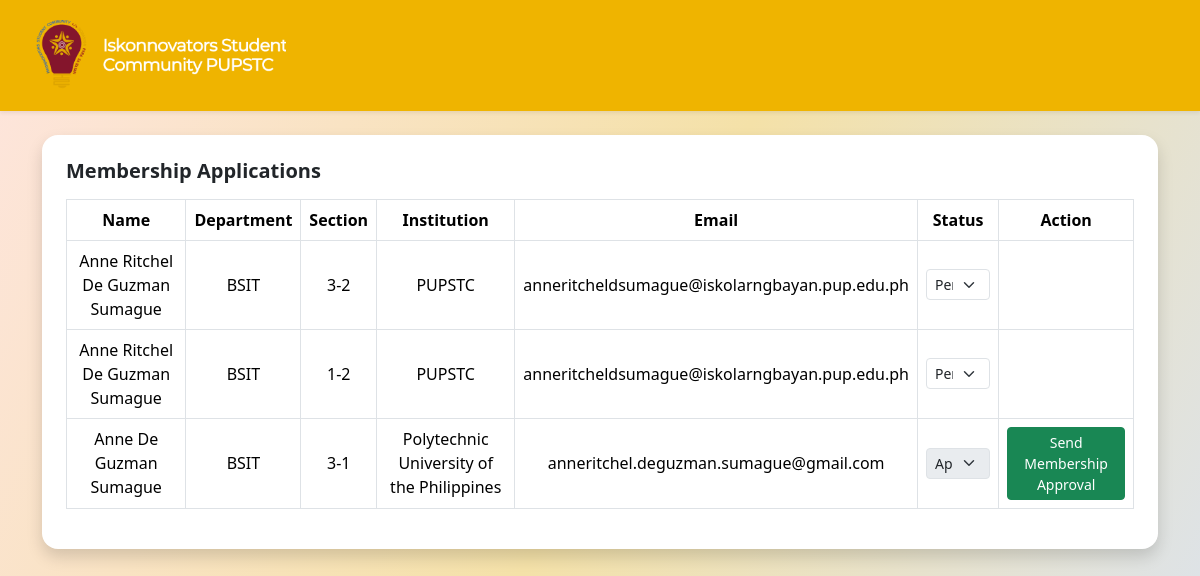
Page /applications.php on the committed database.
### tables this page shows
CREATE TABLE `tbl_applications` (
  `apID` int(11) NOT NULL,
  `apFname` varchar(30) NOT NULL,
  `apLname` varchar(20) NOT NULL,
  `apMname` varchar(20) DEFAULT NULL,
  `apSuffix` varchar(20) DEFAULT NULL,
  `apSalutations` varchar(20) NOT NULL,
  `apPronouns` varchar(20) NOT NULL,
  `apBirthDate` date NOT NULL,
  `apDepartment` varchar(100) NOT NULL,
  `apSection` varchar(20) NOT NULL,
  `apInstitution` varchar(100) NOT NULL,
  `apMobileNo` varchar(20) NOT NULL,
  `apEmail` varchar(100) NOT NULL,
  `apStatusID` int(11) NOT NULL,
  `interviewSent` tinyint(1) NOT NULL DEFAULT 0
);

### applications.php (the view, shortened to what this page needs)
<?php
include("connect.php");
$statusQuery = "SELECT apStatusID, apStatusDesc FROM tbl_applicationstatus ORDER BY apStatusID";
$statusResult = $conn->query($statusQuery);
$statusOptions = [];
if ($statusResult && $statusResult->num_rows > 0) {
    while ($statusRow = $statusResult->fetch_assoc()) {
        $statusOptions[] = $statusRow;
    }
}
$query = "SELECT a.apID, a.apFname, a.apLname, a.apMname, a.apSuffix,
                 a.apDepartment, a.apSection, a.apInstitution, a.apEmail,
                 s.apStatusID, s.apStatusDesc, a.interviewSent
          FROM tbl_applications a
          INNER JOIN tbl_applicationstatus s ON a.apStatusID = s.apStatusID
          ORDER BY a.apID DESC";
$result = $conn->query($query);
function formatDepartment($deptCode)
{
    $departments = ['cs' => 'CS', 'it' => 'BSIT', 'is' => 'IS', 'bsit' => 'BSIT'];
    return isset($departments[strtolower($deptCode)]) ? $departments[strtolower($deptCode)] : strtoupper($deptCode);
}
function buildFullName($fname, $lname, $mname = '', $suffix = '')
{
    $name = trim($fname);
    if (!empty($mname))
        $name .= " " . trim($mname);
    $name .= " " . trim($lname);
    return $name;
}
?>
<!doctype html>
<html lang="en">
<head>
    <link href="https://cdn.jsdelivr.net/npm/bootstrap@5.3.8/dist/css/bootstrap.min.css" rel="stylesheet">
    <link href="assets/style.css" rel="stylesheet">
</head>
<body>
    <nav class="navbar shadow-sm">
        <?php include("shared/navbar.php"); ?>
    </nav>
    <div class="container mt-4">
        <div class="bg-white rounded-4 p-4 shadow">
            <h5 class="fw-bold mb-3">Membership Applications</h5>
            <div class="table-responsive">
                <table class="table table-bordered align-middle text-center">
                    <thead>
                        <tr>
                            <th>Name</th>
                            <th>Department</th>
                            <th>Section</th>
                            <th>Institution</th>
                            <th>Email</th>
                            <th>Status</th>
                            <th>Action</th>
                        </tr>
                    </thead>
                    <tbody>
                        <?php if ($result && $result->num_rows > 0): ?>
                            <?php while ($row = $result->fetch_assoc()):
                                $fullName = buildFullName($row['apFname'], $row['apLname'], $row['apMname'], $row['apSuffix']);
                                $department = formatDepartment($row['apDepartment']);
                                ?>
                                <tr>
                                    <td><?= htmlspecialchars($fullName) ?></td>
                                    <td><?= htmlspecialchars($department) ?></td>
                                    <td><?= htmlspecialchars($row['apSection']) ?></td>
                                    <td><?= htmlspecialchars($row['apInstitution']) ?></td>
                                    <td><?= htmlspecialchars($row['apEmail']) ?></td>
                                    <td>
                                        <select class="form-select form-select-sm status-select" data-id="<?= $row['apID'] ?>"
                                            data-status-id="<?= $row['apStatusID'] ?>"
                                            <?= strtolower($row['apStatusDesc']) === 'approved' ? 'disabled' : '' ?>>
                                            <?php foreach ($statusOptions as $status): ?>
                                                <option value="<?= $status['apStatusID'] ?>" <?=
                                                ($row['apStatusID'] == $status['apStatusID'] ? 'selected' : '')
                                                ?>
                                                    <?= (strtolower($status['apStatusDesc']) === 'for interview' && $row['interviewSent'] == 1) ? 'disabled' : '' ?>>
                                                    <?= htmlspecialchars($status['apStatusDesc']) ?>
                                                </option>
                                            <?php endforeach; ?>
                                        </select>
                                    </td>
                                    <td class="action-cell">
                                        <?php if (strtolower($row['apStatusDesc']) === 'approved'): ?>
                                            <button class="btn btn-success btn-sm send-approval" data-id="<?= $row['apID'] ?>">Send
                                                Membership Approval</button>
                                        <?php endif; ?>
                                    </td>
                                </tr>
                            <?php endwhile; ?>
                        <?php else: ?>
                            <tr>
                                <td colspan="7">No applications found.</td>
                            </tr>
                        <?php endif; ?>
                    </tbody>
                </table>
            </div>
        </div>
    </div>
</body>
</html>

### shared/navbar.php
<div class="container-fluid d-flex align-items-center flex-wrap ">
            <div class="d-flex gap-4 mx-auto mx-sm-0 me-xs-auto align-content-lg-center">
                <a class="navbar-brand d-flex ms-2 ms-lg-4 justify-content-center" href="index.php">
                    <img src="assets\img\isc_brand_bold.png" alt="Logo" height="auto" class="mt-1 mb-1"
                        style="max-width: 250px; width: auto;">
                </a>
            </div>

### assets/style.css (style rules this page uses)
.navbar { background-color: rgb(239, 180, 0); }
body { background: linear-gradient(117deg, #FEE5DE 0%, #F4E1A8 50.66%, #DAE3F1 100.36%); background-attachment: fixed; }

### rows in the picture
tbl_applications: fullName "Anne Ritchel De Guzman Sumague", apDepartment "BSIT", apSection "3-2", apInstitution "PUPSTC", apEmail "anneritcheldsumague@iskolarngbayan.pup.edu.ph"
tbl_applications: fullName "Anne Ritchel De Guzman Sumague", apDepartment "BSIT", apSection "1-2", apInstitution "PUPSTC", apEmail "anneritcheldsumague@iskolarngbayan.pup.edu.ph"
tbl_applications: fullName "Anne De Guzman Sumague", apDepartment "BSIT", apSection "3-1", apInstitution "Polytechnic University of the Philippines", apEmail "anneritchel.deguzman.sumague@gmail.com"

### other values in the picture
form field value "Pending"
form field value "Approved"
